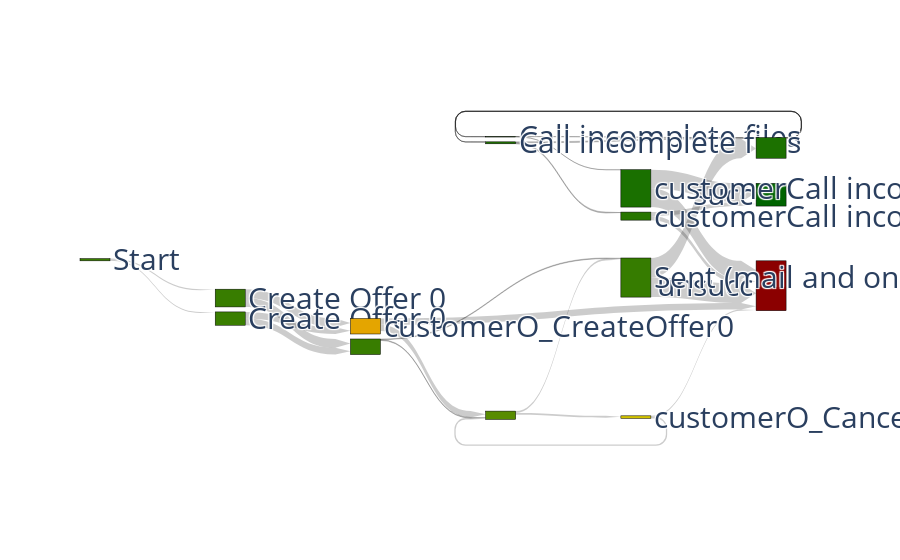

Notebook cell for this chart:
### Markdown cell above
## BPIC'17 Sankey Diagram

### Code cell
import plotly.graph_objects as go

def flatten(d, l):
      """
      Helper function to get contracted nodes dict.
      """
      for e in d:
            l.append(e)
            if 'contraction' in d[e]:
                  flatten(d[e]['contraction'], l)
      return l

def reduced_sankey_diagram(g, results_file, strategy, lost_users_dict):
      g = copy.deepcopy(g)
      print(strategy.keys())
      g = g.subgraph(strategy.keys()) # consider only nodes seen in strategy
      g = reduce_graph(g, results_file)
      color_map = compute_color_map(g, results_file)

      d = nx.get_node_attributes(g, "contraction")
      reduction_mapping = {}
      for k in d:
            reduction_mapping[k] = flatten(d[k], [])
      print("reduction mapping", reduction_mapping)
                             
      node_list = list(g.nodes())
      print("Node_list", node_list)
      print(len(node_list))
      node_dict = {node_list[i] : i for i in range(len(node_list))}

      print("lost users dict", lost_users_dict)

      edge_list = []
      value_list = []
      for e in [e for e in lost_users_dict if lost_users_dict[e] != 0]:
            if e[0] in node_list:
                  s = e[0]
            else:
                  s = None
                  for h in reduction_mapping:
                        if e[0] in reduction_mapping[h]:
                              s = h
                  assert s
            if e[1] in node_list:
                  t = e[1]
            else:
                  t = None
                  for h in reduction_mapping:
                        if e[1] in reduction_mapping[h]:
                              t = h
                  assert t
            edge_list.append((s,t))
            value_list.append(lost_users_dict[e])

      labels = []
      
      # build label list with right states
      for s in node_list:
            if s not in reduction_mapping or s in lost_users_dict:
                  label = str(s).split(": ")[1].replace("LONG", "").replace("SHORT", "").replace("W_", "").replace("Callincompletefiles", 'Call incomplete files')
                  labels.append(label)
            elif any(["start" in h for h in reduction_mapping[s]]):
                  labels.append("Start")
            elif any(["q30" in h for h in reduction_mapping[s]]) or "q30" in s:
                  labels.append("Sent (mail and online)")
            elif any(["q23" in h for h in reduction_mapping[s]]) or "q23" in s:
                  labels.append("Create Offer 0")
            elif any(["q13" in h for h in reduction_mapping[s]]) or "q13" in s:
                  labels.append("Create Offer 0")
            elif results_file[s] == 1:
                  labels.append("succ")
            elif results_file[s] == 0:
                  labels.append("unsucc")
            else:
                  # s is in reduction_mapping and not in lost_users_dict
                  labels.append("")
                  #labels.append("C"+str(s).split(": ")[0])

      fig = go.Figure(data=[go.Sankey(
      node = dict(
          pad = 5,
          thickness = 30,
          line = dict(color = "black", width = 0.5),
          label = labels,
          color = [color_map[s] for s in node_list],
          align = "right"
      ),
      link = dict(
          source = [node_dict[e[0]] for e in edge_list],
          target = [node_dict[e[1]] for e in edge_list],
          value = value_list,
          arrowlen=15,
      ))])
      fig.update_layout(
        font=dict(size = 30)
    )
      fig.write_image("out/before_sankey.png")
      fig.show()


reduced_sankey_diagram(g_before, get_probs_file(results_file_before, g_before, printer_before), transform_strategy(strategy_before, g_before, printer_before), lost_users_dict_before)

### Figure 1 — Plotly figure (JSON) as saved in the notebook; plotly's stock layout.template omitted (floating-point values rounded to 4 significant figures)
{"data": [{"link": {"arrowlen": 15, "source": [0, 0, 2, 2, 3, 3, 8, 8, 4, 4, 1, 1, 7, 7, 6, 6, 14, 14, 10, 10, 11, 11, 14, 14, 12, 12, 13, 13], "target": [1, 2, 8, 3, 5, 4, 6, 4, 6, 7, 8, 3, 4, 5, 14, 5, 10, 11, 13, 14, 14, 12, 10, 11, 9, 5, 9, 5], "value": [1.06, 0.9905, 6.104, 6.036, 5.745, 5.745, 0.6372, 0.642, 1.65, 1.65, 8.091, 8.061, 1.179, 1.178, 17.82, 17.82, 0.156, 0.16, 0.1364, 0.1296, 0.9024, 0.8918, 0.048, 0.0512, 3.672, 3.674, 17.04, 17.04]}, "node": {"align": "right", "color": ["#3a7e00", "#387d00", "#3a7e00", "#e4a500", "#588c00", "#8b0000", "#367c00", "#d2c300", "#387d00", "#006400", "#1c7100", "#207200", "#287600", "#1a7000", "#1c7100"], "label": ["Start", "Create Offer 0", "Create Offer 0", "customerO_CreateOffer0", "", "unsucc", "Sent (mail and online)", "customerO_Cancelled", "", "succ", "Call incomplete files", "Call incomplete files", "customerCall incomplete files", "customerCall incomplete files", ""], "line": {"color": "black", "width": 0.5}, "pad": 5, "thickness": 30}, "type": "sankey"}], "layout": {"font": {"size": 30}}}
